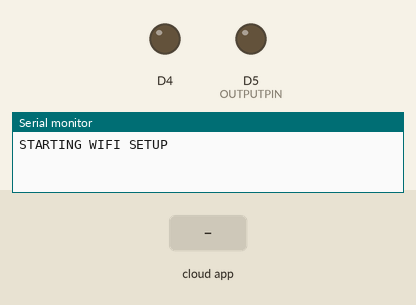
A sketch run on a simulated ESP8266 (Wemos D1 mini). Shown: output pins drawn as LEDs (lit = HIGH, except the on-board LED, lit = LOW), the last lines printed to the serial monitor. Inputs (shaded band) come from the test bench. WiFi joins after 1.5 s; servers stay silent unless stated.

Above: at 0.1 s.
At 2.7 s:
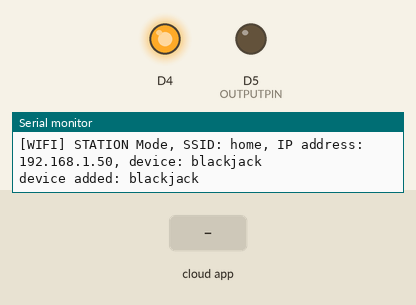
2.8 s: the phone or cloud app sets blackjack to 1
At 3.6 s:
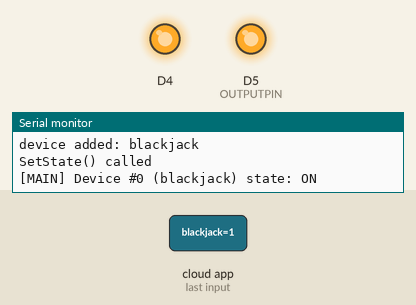
5.3 s: the phone or cloud app sets blackjack to 0
Timing chart, 0 to 8.3 s (numbered marks = the images above; inputs shaded):
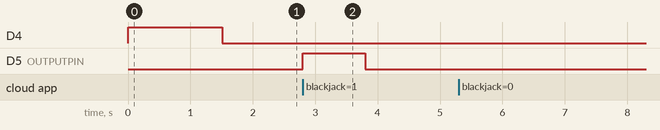

The sketch:

AlexaWemosWifiManager.ino
```cpp
#include <Arduino.h>
#include <fauxmoESP.h>
#include <ESP8266WiFi.h>
#include <DNSServer.h>            // Local DNS Server used for redirecting all requests to the configuration portal
#include <ESP8266WebServer.h>     // Local WebServer used to serve the configuration portal
#include <WiFiManager.h>          // https://github.com/tzapu/WiFiManager WiFi Configuration Magic
                                  // https://youtu.be/A-P20vC7zq4

#define SERIAL_BAUDRATE 115200    // serial monitor speed
#define OUTPUTPIN D5              // wemos output pin

fauxmoESP fauxmo;

int pinStatus = 0;

static unsigned long last = millis();
static unsigned long lastChanged = millis();

// notes: setup libraries like this: https://learn.adafruit.com/easy-alexa-or-echo-control-of-your-esp8266-huzzah/software-setup
// after setup and wifi configuration on phone make sure to hard reset the device before alexa discovery
// go to the Alexa app and look for "devices", then attempt to "discover new devices"
// when you have found your named device ("blackjack" in this example)

//device name
const char* deviceName = "blackjack";
const char* wifiSetupSSID = "blackjackSSID";

// -----------------------------------------------------------------------------
// Wifi
// -----------------------------------------------------------------------------

void wifiSetup() {
    Serial.println("STARTING WIFI SETUP");

    //onboard led off
    digitalWrite(BUILTIN_LED, HIGH);

    WiFiManager wifiManager;
    wifiManager.autoConnect(wifiSetupSSID);

    // Wait
    while (WiFi.status() != WL_CONNECTED) {
        Serial.print(".");
        delay(100);
    }

    Serial.println();
    Serial.println("CONNECTED");

    // Connected!
    Serial.printf("[WIFI] STATION Mode, SSID: %s, IP address: %s, device: %s\n", WiFi.SSID().c_str(), WiFi.localIP().toString().c_str(), deviceName);

    // turn LOW to turn onboard LED on when wifi is connected
    digitalWrite(BUILTIN_LED, LOW);
}

void setup() {
  pinMode(BUILTIN_LED, OUTPUT);
  digitalWrite(BUILTIN_LED, HIGH); // going HIGH turns off onboard blue led on start, until wifi is connected

  // LED
  pinMode(OUTPUTPIN, OUTPUT);
  digitalWrite(OUTPUTPIN, LOW);

  // Init serial port and clean garbage
  Serial.begin(SERIAL_BAUDRATE);

  // Wifi
  wifiSetup();

  // Fauxmo
  fauxmo.addDevice(deviceName);
  Serial.print("device added: ");
  Serial.println(deviceName);

  // Gen3 Devices or above
  fauxmo.setPort(80);

  // Allow the FauxMo to be discovered
  fauxmo.enable(true);

  fauxmo.onSetState([](unsigned char device_id, const char * device_name, bool state, unsigned char value) {
    // cant do any delays in here, fyi
    Serial.println("SetState() called");
    Serial.printf("[MAIN] Device #%d (%s) state: %s\n", device_id, device_name, state ? "ON" : "OFF");

    if(device_id==0){
      pinStatus = state;
      if(state){
        digitalWrite(OUTPUTPIN, HIGH);
        lastChanged = millis();
      }else{
        digitalWrite(OUTPUTPIN, LOW);
      }
    }else{
      Serial.println("unknown device");
    }
  });
}

void loop() {
  fauxmo.handle();

  // log messages to serial monitor every 20 seconds to show status of the board
  if (millis() - last > 10000) {
      last = millis();
      Serial.printf("[MAIN] Free heap: %d bytes\n", ESP.getFreeHeap());
      if (WiFi.status() != WL_CONNECTED) {
         // going HIGH turns OFF onboard blue led
        digitalWrite(BUILTIN_LED, HIGH);
        Serial.println("NOT CONNECTED");
        wifiSetup();
      }else{
        // going LOW turns OFF onboard blue led
        digitalWrite(BUILTIN_LED, LOW);
        Serial.printf("[WIFI] STATION Mode, SSID: %s, IP address: %s, device: %s\n", WiFi.SSID().c_str(), WiFi.localIP().toString().c_str(), deviceName);
      }
  }

  // reset the pin, since there is only the "on" state coming from the Alexa routine
  if (millis() - lastChanged > 1000 && pinStatus){
    digitalWrite(OUTPUTPIN, LOW);
    pinStatus = false;
  }
}
```

Measured:
- after the input at 2.8 s, D5 (OUTPUTPIN): LOW → HIGH at once, → LOW 1.0 s later
